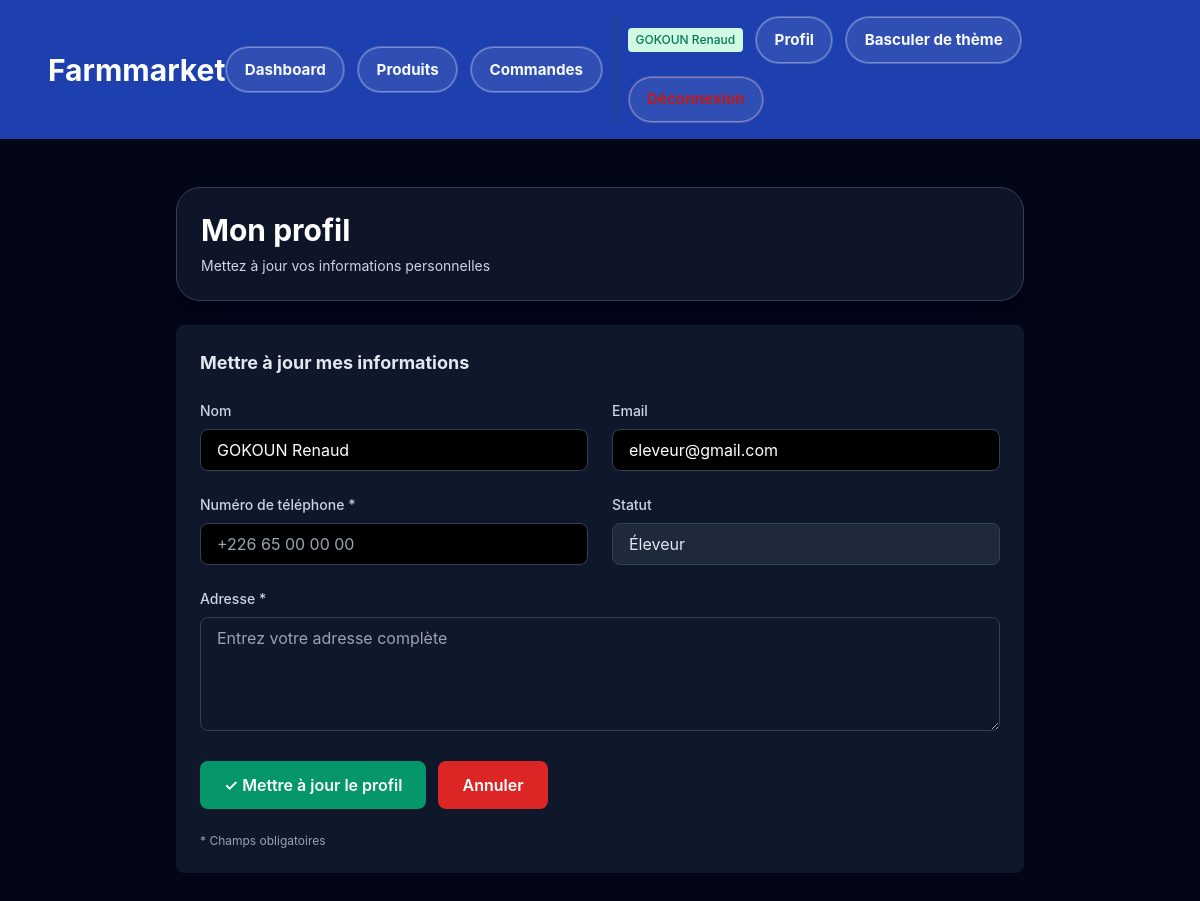
The app's page /index.php?action=profile (signed in) with its own data.
### tables this page shows
CREATE TABLE users (
    id INT AUTO_INCREMENT PRIMARY KEY,
    name VARCHAR(100) NOT NULL,
    email VARCHAR(150) NOT NULL UNIQUE,
    password VARCHAR(255) NOT NULL,
    role ENUM('client', 'farmer', 'delivery', 'admin') NOT NULL DEFAULT 'client',
    phone VARCHAR(20),
    address TEXT,
    farm_name VARCHAR(255),
    created_at DATETIME NOT NULL
);

### core/Controller.php (called while the page is built, shortened)
<?php
class Controller
{
    public function render($view, $data = [])
    {
        extract($data, EXTR_SKIP);
        require __DIR__ . '/../views/' . $view;
    }
}

### controllers/accountController.php (called while the page is built, shortened)
<?php
require_once __DIR__ . '/../models/UserModel.php';
require_once __DIR__ . '/../core/Controller.php';
function profile()
{
    $controller = new Controller();
    $userModel = new UserModel();
    $user = $userModel->find($_SESSION['user']['id']);
    $errors = [];
    $success = false;
    $controller->render('account/profile.php', [
        'user' => $user,
        'errors' => $errors,
        'success' => $success
    ]);
}

### core/Model.php (called while the page is built, shortened)
<?php
class Model
{
    public function __construct()
    {
        global $pdo;
        $this->db = $pdo;
    }
}

### models/UserModel.php (called while the page is built, shortened)
<?php
require_once __DIR__ . '/../core/Model.php';
class UserModel extends Model
{
    public function find($id)
    {
        $stmt = $this->db->prepare('SELECT * FROM users WHERE id = ?');
        $stmt->execute([$id]);
        return $stmt->fetch(PDO::FETCH_ASSOC);
    }
}

### views/account/profile.php (the view, shortened to what this page needs)
<?php require __DIR__ . '/../partials/header.php'; ?>
<div class="container mx-auto p-6 pb-10 max-w-4xl">
    <div class="rounded-3xl border p-6 shadow-xl mb-6 <?= $user['role'] === 'delivery' ? 'bg-amber-900/95 border-amber-800 shadow-amber-950/40' : 'bg-slate-900/95 border-slate-700 shadow-slate-950/40' ?>">
        <h1 class="text-2xl md:text-3xl font-bold mb-2 <?= $user['role'] === 'delivery' ? 'text-amber-100' : 'text-white' ?>">Mon profil</h1>
        <p class="<?= $user['role'] === 'delivery' ? 'text-amber-200' : 'text-slate-300' ?> text-sm">Mettez à jour vos informations personnelles</p>
    </div>
    <div class="grid grid-cols-1 gap-6">
        <div class="rounded-lg bg-white p-4 md:p-6 shadow-sm">
            <h2 class="text-lg font-bold mb-6">Mettre à jour mes informations</h2>
            <form method="POST" class="space-y-6">
                <div class="grid grid-cols-1 md:grid-cols-2 gap-6">
                    <div>
                        <label class="block text-sm font-medium text-slate-300 mb-2">Nom</label>
                        <input type="text" name="name" value="<?= htmlspecialchars($user['name']) ?>" class="w-full rounded-lg border border-slate-700 bg-black px-4 py-2 text-white focus:outline-none focus:ring-2 focus:ring-blue-500" />
                    </div>
                    <div>
                        <label class="block text-sm font-medium text-slate-300 mb-2">Email</label>
                        <input type="email" name="email" value="<?= htmlspecialchars($user['email']) ?>" class="w-full rounded-lg border border-slate-700 bg-black px-4 py-2 text-white focus:outline-none focus:ring-2 focus:ring-blue-500" />
                    </div>
                </div>
                <div class="grid grid-cols-1 md:grid-cols-2 gap-6">
                    <div>
                        <label class="block text-sm font-medium text-slate-300 mb-2">Numéro de téléphone *</label>
                        <input type="tel" name="phone" value="<?= htmlspecialchars($user['phone'] ?? '') ?>" required class="w-full rounded-lg border border-slate-700 bg-black px-4 py-2 text-white focus:outline-none focus:ring-2 focus:ring-blue-500" placeholder="+226 65 00 00 00" />
                    </div>
                    <div>
                        <label class="block text-sm font-medium text-slate-300 mb-2">Statut</label>
                        <input type="text" value="<?php
                            switch ($user['role']) {
                                case 'farmer':
                                    echo 'Éleveur';
                                    break;
                            }
                        ?>" disabled class="w-full rounded-lg border border-slate-700 bg-slate-800 text-slate-200 px-4 py-2" />
                    </div>
                </div>
                <div>
                    <label class="block text-sm font-medium text-slate-300 mb-2">Adresse *</label>
                    <textarea name="address" rows="4" required data-editable class="w-full rounded-lg border border-slate-700 bg-slate-900 px-4 py-2 text-slate-100 focus:outline-none focus:ring-2 focus:ring-blue-500" placeholder="Entrez votre adresse complète"><?= htmlspecialchars($user['address'] ?? '') ?></textarea>
                </div>
                <div class="flex gap-3">
                    <button type="submit" class="inline-flex items-center justify-center rounded-lg bg-emerald-600 px-6 py-3 text-white font-semibold hover:bg-emerald-700 transition-colors">
                        ✓ Mettre à jour le profil
                    </button>
                    <a href="index.php?action=<?= $user['role'] === 'farmer' ? 'farmer/dashboard' : ($user['role'] === 'delivery' ? 'delivery/dashboard' : 'home') ?>" class="inline-flex items-center justify-center rounded-lg bg-red-600 px-6 py-3 text-white font-semibold hover:bg-red-700 transition-colors">
                        Annuler
                    </a>
                </div>
                <p class="text-xs text-slate-500 mt-4">* Champs obligatoires</p>
            </form>
        </div>
    </div>
</div>
<?php require __DIR__ . '/../partials/footer.php'; ?>

### records on screen
users: name "GOKOUN Renaud", email "eleveur@gmail.com", role "Éleveur"

### other values on screen
$link['label'] "Dashboard"
$link['label'] "Produits"
$link['label'] "Commandes"
substr($_SESSION['user']['name'], 0, 15) "GOKOUN Renaud"
